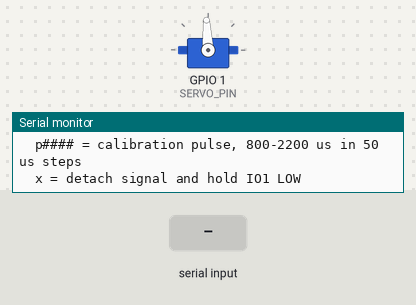
The sketch below on a simulated ESP32. On the bench: servo, the last lines printed to the serial monitor. The test bench sets the inputs (shaded band). Servo pulses on a pin are drawn as a servo (544–2400 µs = 0–180°).

Above: at 2.7 s.
2.8 s: "1\n" received over Serial
At 3.2 s:
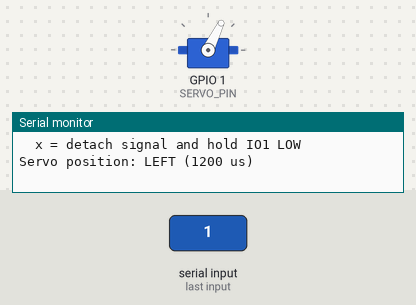
4.3 s: "3\n" received over Serial
At 5.5 s:
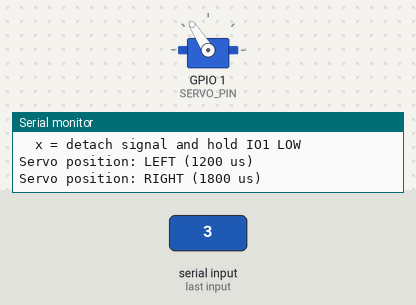
5.8 s: "4\n" received over Serial
At 6.7 s:
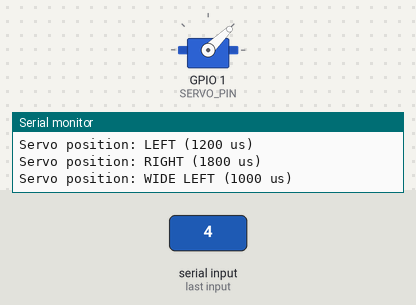
7.3 s: "5\n" received over Serial
At 7.8 s:
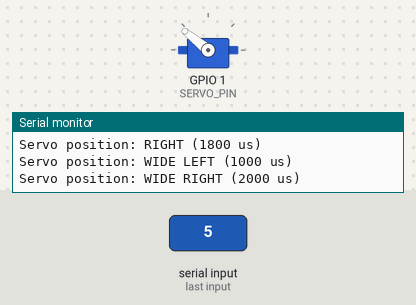
8.8 s: "2\n" received over Serial
At 10.1 s:
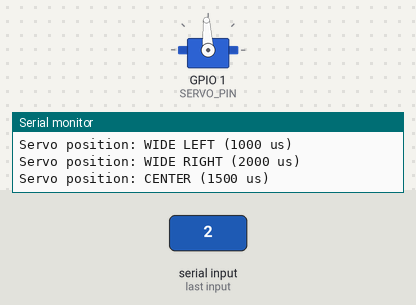
Timing chart, 0 to 11.3 s (numbered marks = the images above; inputs shaded):
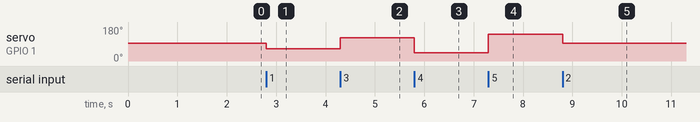

The sketch:

servo_smoke_test.ino
```cpp
#include <Arduino.h>

constexpr uint8_t SERVO_PIN = 1;
constexpr uint32_t SERVO_FREQUENCY_HZ = 50;
constexpr uint8_t SERVO_RESOLUTION_BITS = 16;
constexpr uint16_t SERVO_WIDE_LEFT_US = 1000;
constexpr uint16_t SERVO_LEFT_US = 1200;
constexpr uint16_t SERVO_CENTER_US = 1500;
constexpr uint16_t SERVO_RIGHT_US = 1800;
constexpr uint16_t SERVO_WIDE_RIGHT_US = 2000;
constexpr uint16_t SERVO_CALIBRATION_MIN_US = 800;
constexpr uint16_t SERVO_CALIBRATION_MAX_US = 2200;
constexpr uint16_t SERVO_CALIBRATION_STEP_US = 50;

bool servoAttached = false;

uint32_t pulseToDuty(uint16_t pulseUs) {
  constexpr uint32_t PERIOD_US = 20000;
  constexpr uint32_t MAX_DUTY = (1UL << SERVO_RESOLUTION_BITS) - 1;
  return (static_cast<uint32_t>(pulseUs) * MAX_DUTY) / PERIOD_US;
}

bool attachServo() {
  if (servoAttached) return true;
  pinMode(SERVO_PIN, OUTPUT);
  digitalWrite(SERVO_PIN, LOW);
  servoAttached =
      ledcAttach(SERVO_PIN, SERVO_FREQUENCY_HZ, SERVO_RESOLUTION_BITS);
  return servoAttached;
}

void writePosition(uint16_t pulseUs, const char *label) {
  if (!attachServo()) {
    Serial.println("ERROR: Unable to attach servo PWM on IO1.");
    return;
  }
  ledcWrite(SERVO_PIN, pulseToDuty(pulseUs));
  Serial.printf("Servo position: %s (%u us)\n", label, pulseUs);
}

void detachServo() {
  if (servoAttached) {
    ledcDetach(SERVO_PIN);
    servoAttached = false;
  }
  pinMode(SERVO_PIN, OUTPUT);
  digitalWrite(SERVO_PIN, LOW);
  Serial.println("Servo signal detached and IO1 held LOW.");
}

void printCommands() {
  Serial.println("Commands:");
  Serial.println("  1 = left test position (1200 us)");
  Serial.println("  2 = center position (1500 us)");
  Serial.println("  3 = right test position (1800 us)");
  Serial.println("  4 = wide left test position (1000 us)");
  Serial.println("  5 = wide right test position (2000 us)");
  Serial.println("  p#### = calibration pulse, 800-2200 us in 50 us steps");
  Serial.println("  x = detach signal and hold IO1 LOW");
}

void setup() {
  Serial.begin(115200);
  Serial.setTimeout(250);
  delay(1500);

  Serial.println("SG90 servo smoke test on IO1.");
  writePosition(SERVO_CENTER_US, "CENTER");
  Serial.println(
      "PWM is stable at center. Connect servo VUSB power only after this line.");
  printCommands();
}

void loop() {
  if (!Serial.available()) return;

  const char command = static_cast<char>(Serial.read());
  switch (command) {
    case '1':
      writePosition(SERVO_LEFT_US, "LEFT");
      break;
    case '2':
      writePosition(SERVO_CENTER_US, "CENTER");
      break;
    case '3':
      writePosition(SERVO_RIGHT_US, "RIGHT");
      break;
    case '4':
      writePosition(SERVO_WIDE_LEFT_US, "WIDE LEFT");
      break;
    case '5':
      writePosition(SERVO_WIDE_RIGHT_US, "WIDE RIGHT");
      break;
    case 'p':
    case 'P': {
      const long pulseUs = Serial.parseInt();
      if (pulseUs < SERVO_CALIBRATION_MIN_US ||
          pulseUs > SERVO_CALIBRATION_MAX_US ||
          pulseUs % SERVO_CALIBRATION_STEP_US != 0) {
        Serial.println(
            "ERROR: Calibration pulse must be 800-2200 us in 50 us steps.");
        break;
      }
      writePosition(static_cast<uint16_t>(pulseUs), "CALIBRATION");
      break;
    }
    case 'x':
    case 'X':
      detachServo();
      break;
    case '\r':
    case '\n':
      break;
    default:
      Serial.printf("Unknown command: %c\n", command);
      printCommands();
      break;
  }
}
```

Measured:
- after the input at 2.8 s, servo on GPIO 1 (SERVO_PIN): 93° → 64° at once
- after the input at 4.3 s, servo on GPIO 1 (SERVO_PIN): 64° → 122° at once
- after the input at 5.8 s, servo on GPIO 1 (SERVO_PIN): 122° → 44° at once
- after the input at 7.3 s, servo on GPIO 1 (SERVO_PIN): 44° → 141° at once
- after the input at 8.8 s, servo on GPIO 1 (SERVO_PIN): 141° → 93° at once
